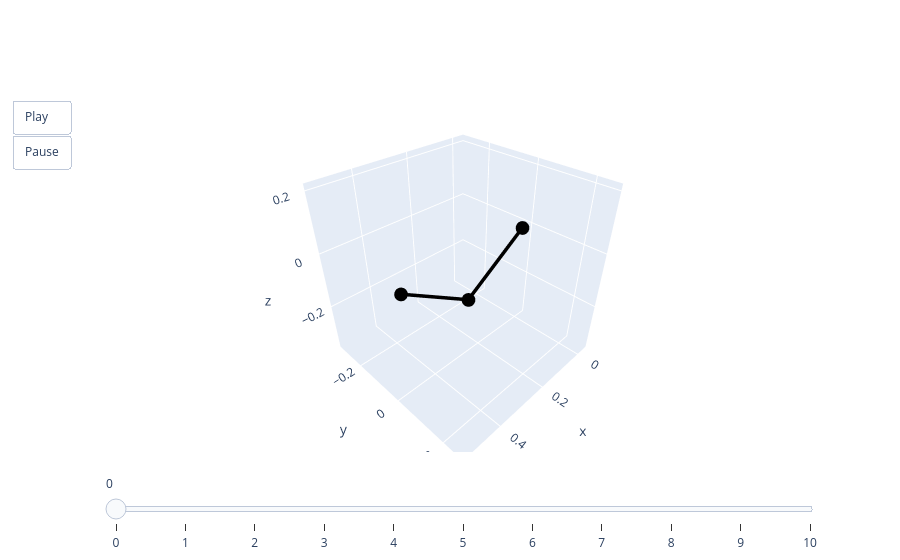

Source (notebook cell):
### Code cell
base, aux, _ = get_base_rod()
rods = base.with_bc(valid.bc)
pred = rods.solve(final_model, lambdas, aux, max_dlambda=5e-3, iters=5, ls_steps=10)[0]
animate(pred)

### Figure 1 — Plotly figure (JSON) as saved in the notebook; plotly's stock layout.template omitted (floating-point values rounded to 4 significant figures)
{"data": [{"line": {"color": "black", "width": 7}, "mode": "lines+markers", "type": "scatter3d", "x": [0, 0.25, 0.5], "y": [0, -1.335e-05, 0], "z": [0, -0.1585, 0]}], "layout": {"scene": {"aspectmode": "cube", "xaxis": {"autorange": false, "range": [-0.05, 0.55]}, "yaxis": {"autorange": false, "range": [-0.3236, 0.2764]}, "zaxis": {"autorange": false, "range": [-0.3792, 0.2208]}}, "sliders": [{"steps": [{"args": [["0"], {"frame": {"duration": 0, "redraw": true}, "mode": "immediate"}], "label": "0", "method": "animate"}, {"args": [["1"], {"frame": {"duration": 0, "redraw": true}, "mode": "immediate"}], "label": "1", "method": "animate"}, {"args": [["2"], {"frame": {"duration": 0, "redraw": true}, "mode": "immediate"}], "label": "2", "method": "animate"}, {"args": [["3"], {"frame": {"duration": 0, "redraw": true}, "mode": "immediate"}], "label": "3", "method": "animate"}, {"args": [["4"], {"frame": {"duration": 0, "redraw": true}, "mode": "immediate"}], "label": "4", "method": "animate"}, {"args": [["5"], {"frame": {"duration": 0, "redraw": true}, "mode": "immediate"}], "label": "5", "method": "animate"}, {"args": [["6"], {"frame": {"duration": 0, "redraw": true}, "mode": "immediate"}], "label": "6", "method": "animate"}, {"args": [["7"], {"frame": {"duration": 0, "redraw": true}, "mode": "immediate"}], "label": "7", "method": "animate"}, {"args": [["8"], {"frame": {"duration": 0, "redraw": true}, "mode": "immediate"}], "label": "8", "method": "animate"}, {"args": [["9"], {"frame": {"duration": 0, "redraw": true}, "mode": "immediate"}], "label": "9", "method": "animate"}, {"args": [["10"], {"frame": {"duration": 0, "redraw": true}, "mode": "immediate"}], "label": "10", "method": "animate"}]}], "updatemenus": [{"buttons": [{"args": [null, {"frame": {"duration": 50, "redraw": true}, "fromcurrent": true}], "label": "Play", "method": "animate"}, {"args": [[null], {"frame": {"duration": 0, "redraw": true}, "mode": "immediate"}], "label": "Pause", "method": "animate"}], "showactive": false, "type": "buttons"}]}}
